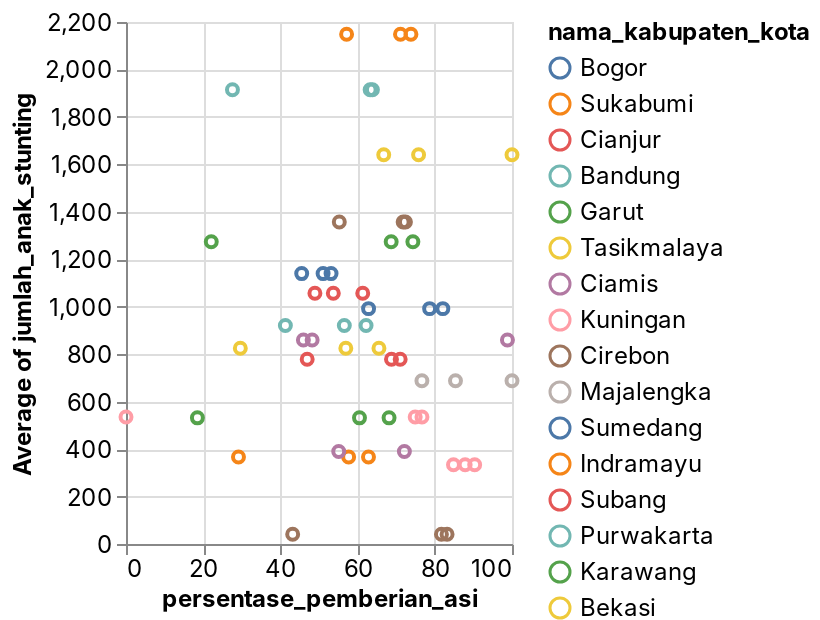

The notebook cell saved with this chart:
### Code cell
_deepnote_run_altair(asi_stunting, """{"data":{"name":"placeholder"},"mark":{"type":"point","tooltip":true},"height":220,"$schema":"https://vega.github.io/schema/vega-lite/v4.json","autosize":{"type":"fit"},"encoding":{"x":{"sort":null,"type":"quantitative","field":"persentase_pemberian_asi","scale":{"type":"linear","zero":false}},"y":{"sort":null,"type":"quantitative","field":"jumlah_anak_stunting","scale":{"type":"linear","zero":false},"aggregate":"average"},"color":{"sort":null,"type":"nominal","field":"nama_kabupaten_kota","scale":{"type":"linear","zero":false}}}}""")

### Figure 1 — Vega-Lite specification as saved in the notebook (floating-point values rounded to 4 significant figures; data arrays with more than 128 entries replaced by an {"elided": "..."} marker saying what was removed)
{"config": {"view": {"continuousWidth": 400, "continuousHeight": 300}, "area": {"fill": "#51C0E9"}, "axis": {"labelFont": "Inter, sans-serif", "labelFontSize": 12, "labelFontWeight": "normal", "labelLimit": 60, "labelOverlap": "greedy", "titleFont": "Inter, sans-serif", "titleFontSize": 12, "titleFontWeight": "bold"}, "background": "#ffffff", "legend": {"labelFont": "Inter, sans-serif", "labelFontSize": 12, "titleFont": "Inter, sans-serif", "titleFontSize": 12, "titleFontWeight": "bold"}, "line": {"stroke": "#51C0E9", "strokeWidth": 2}, "rect": {"fill": "#51C0E9"}, "title": {"anchor": "start", "color": "#000000", "font": "Inter, sans-serif", "fontSize": 22, "fontWeight": "normal"}}, "data": {"name": "data-74e615e7f815063a2f21cc2f55c94963"}, "mark": {"type": "point", "tooltip": true}, "autosize": {"type": "fit"}, "encoding": {"color": {"type": "nominal", "field": "nama_kabupaten_kota", "scale": {"type": "linear", "zero": false}, "sort": null}, "x": {"type": "quantitative", "field": "persentase_pemberian_asi", "scale": {"type": "linear", "zero": false}, "sort": null}, "y": {"type": "quantitative", "aggregate": "average", "field": "jumlah_anak_stunting", "scale": {"type": "linear", "zero": false}, "sort": null}}, "height": 300, "width": "container", "$schema": "https://vega.github.io/schema/vega-lite/v4.json", "datasets": {"data-74e615e7f815063a2f21cc2f55c94963": {"elided": "171 records"}}}
